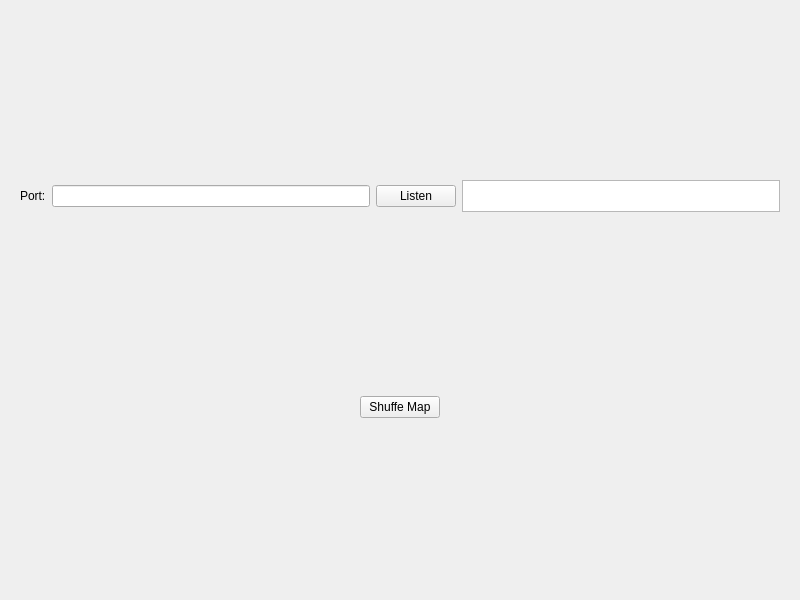
<?xml version="1.0" encoding="UTF-8"?>
<ui version="4.0">
 <class>view</class>
 <widget class="QWidget" name="view">
  <property name="geometry">
   <rect>
    <x>0</x>
    <y>0</y>
    <width>800</width>
    <height>600</height>
   </rect>
  </property>
  <property name="sizePolicy">
   <sizepolicy hsizetype="Preferred" vsizetype="Preferred">
    <horstretch>0</horstretch>
    <verstretch>0</verstretch>
   </sizepolicy>
  </property>
  <property name="windowTitle">
   <string>Server</string>
  </property>
  <layout class="QVBoxLayout" name="verticalLayout">
   <item>
    <widget class="QWidget" name="header" native="true">
     <property name="maximumSize">
      <size>
       <width>16777215</width>
       <height>50</height>
      </size>
     </property>
     <layout class="QHBoxLayout" name="horizontalLayout_2">
      <item>
       <widget class="QLabel" name="label_port">
        <property name="text">
         <string>Port:</string>
        </property>
       </widget>
      </item>
      <item>
       <widget class="QLineEdit" name="line_port"/>
      </item>
      <item>
       <widget class="QPushButton" name="btn_listen">
        <property name="text">
         <string>Listen</string>
        </property>
       </widget>
      </item>
      <item>
       <widget class="QListWidget" name="list_clients">
        <property name="maximumSize">
         <size>
          <width>16777215</width>
          <height>50</height>
         </size>
        </property>
       </widget>
      </item>
     </layout>
    </widget>
   </item>
   <item>
    <layout class="QGridLayout" name="grid"/>
   </item>
   <item>
    <widget class="QWidget" name="footer" native="true">
     <property name="sizePolicy">
      <sizepolicy hsizetype="Preferred" vsizetype="Maximum">
       <horstretch>0</horstretch>
       <verstretch>0</verstretch>
      </sizepolicy>
     </property>
     <layout class="QHBoxLayout" name="horizontalLayout_4">
      <item>
       <widget class="QPushButton" name="btn_shuffle">
        <property name="sizePolicy">
         <sizepolicy hsizetype="Maximum" vsizetype="Fixed">
          <horstretch>0</horstretch>
          <verstretch>0</verstretch>
         </sizepolicy>
        </property>
        <property name="text">
         <string>Shuffe Map</string>
        </property>
       </widget>
      </item>
     </layout>
    </widget>
   </item>
  </layout>
 </widget>
 <resources/>
 <connections/>
</ui>
